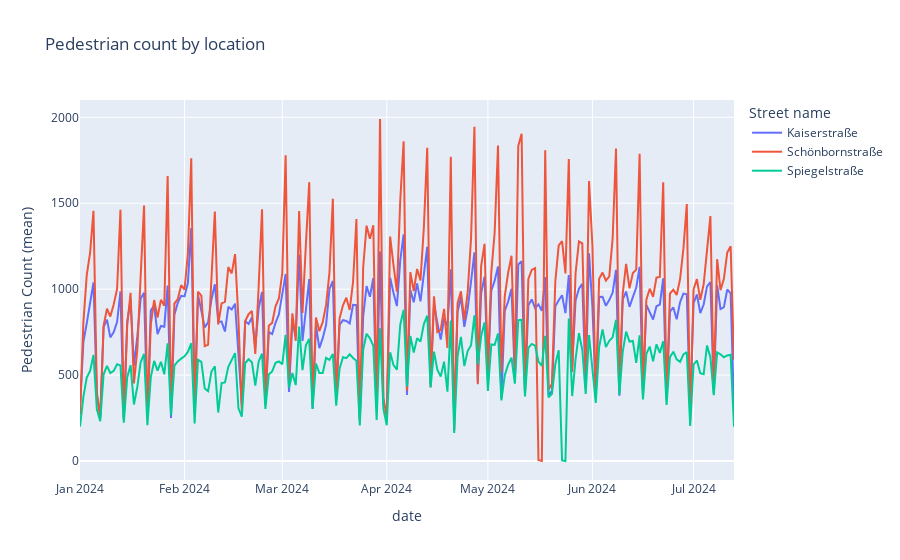

Notebook code for this chart:
### Code cell
fig = px.line(mean_df, x="date", y="series",color='location_name', title='Pedestrian count by location')
fig.update_yaxes(title_text='Pedestrian Count (mean)')
fig.update_layout(legend_title_text='Street name')
fig.show()

### Figure 1 — Plotly figure (JSON) as saved in the notebook; plotly's stock layout.template omitted (floating-point values rounded to 4 significant figures; data arrays with more than 128 entries replaced by an {"elided": "..."} marker saying what was removed)
{"data": [{"hovertemplate": "location_name=Kaiserstraße<br>date=%{x}<br>series=%{y}<extra></extra>", "legendgroup": "Kaiserstraße", "line": {"color": "#636efa", "dash": "solid"}, "marker": {"symbol": "circle"}, "mode": "lines", "name": "Kaiserstraße", "orientation": "v", "showlegend": true, "type": "scatter", "x": {"elided": "195 str values"}, "xaxis": "x", "y": {"elided": "195 float values"}, "yaxis": "y"}, {"hovertemplate": "location_name=Schönbornstraße<br>date=%{x}<br>series=%{y}<extra></extra>", "legendgroup": "Schönbornstraße", "line": {"color": "#EF553B", "dash": "solid"}, "marker": {"symbol": "circle"}, "mode": "lines", "name": "Schönbornstraße", "orientation": "v", "showlegend": true, "type": "scatter", "x": {"elided": "195 str values"}, "xaxis": "x", "y": {"elided": "195 float values"}, "yaxis": "y"}, {"hovertemplate": "location_name=Spiegelstraße<br>date=%{x}<br>series=%{y}<extra></extra>", "legendgroup": "Spiegelstraße", "line": {"color": "#00cc96", "dash": "solid"}, "marker": {"symbol": "circle"}, "mode": "lines", "name": "Spiegelstraße", "orientation": "v", "showlegend": true, "type": "scatter", "x": {"elided": "195 str values"}, "xaxis": "x", "y": {"elided": "195 float values"}, "yaxis": "y"}], "layout": {"legend": {"title": {"text": "Street name"}, "tracegroupgap": 0}, "title": {"text": "Pedestrian count by location"}, "xaxis": {"anchor": "y", "domain": [0, 1], "title": {"text": "date"}}, "yaxis": {"anchor": "x", "domain": [0, 1], "title": {"text": "Pedestrian Count (mean)"}}}}
